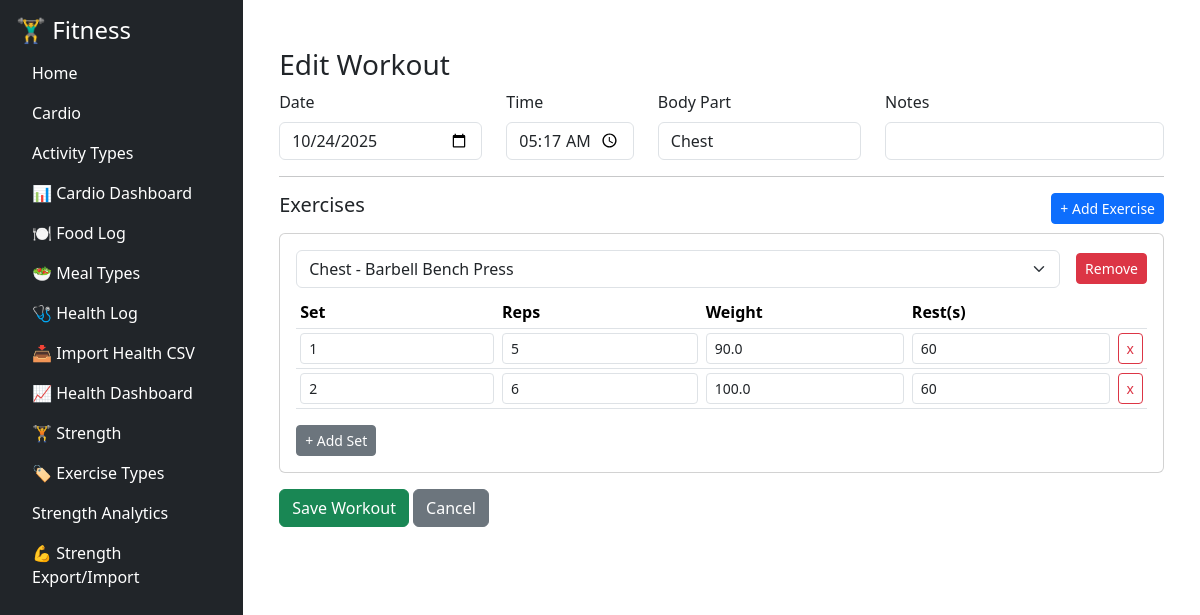
Page /strength/strength/edit/5 on the committed database.
### tables this page shows
CREATE TABLE workouts (
        id INTEGER PRIMARY KEY AUTOINCREMENT,
        date TEXT NOT NULL,
        time TEXT,
        body_part TEXT,
        notes TEXT
    );

CREATE TABLE exercises (
        id INTEGER PRIMARY KEY AUTOINCREMENT,
        workout_id INTEGER NOT NULL,
        exercise_name TEXT NOT NULL,
        FOREIGN KEY (workout_id) REFERENCES workouts(id)
    );

CREATE TABLE exercise_types (
        id INTEGER PRIMARY KEY AUTOINCREMENT,
        name TEXT NOT NULL UNIQUE,
        body_part TEXT
    );

CREATE TABLE sets (
        id INTEGER PRIMARY KEY AUTOINCREMENT,
        exercise_id INTEGER NOT NULL,
        set_number INTEGER,
        reps INTEGER,
        weight REAL,
        rest_seconds INTEGER,
        FOREIGN KEY (exercise_id) REFERENCES exercises(id)
    );

### fitness/strength/routes/strength_routes.py (the view, shortened to what this page needs)
@strength_bp.route('/strength/edit/<int:id>', methods=['GET', 'POST'])
def strength_edit(id):
    conn = get_connection()
    exercise_types = conn.execute("SELECT * FROM exercise_types ORDER BY body_part, name").fetchall()
    workout = conn.execute("SELECT * FROM workouts WHERE id=?", (id,)).fetchone()
    exercises = conn.execute("SELECT * FROM exercises WHERE workout_id=? ORDER BY id", (id,)).fetchall()
    ex_list = []
    for ex in exercises:
        sets = conn.execute("SELECT * FROM sets WHERE exercise_id=? ORDER BY set_number", (ex['id'],)).fetchall()
        ex_list.append({'exercise': ex, 'sets': sets})
    conn.close()
    return render_template('strength_form.html', action="Edit", exercise_types=exercise_types,
                           workout=workout, exercises=ex_list)

### fitness/db/db.py (called while the page is built)
def get_connection():
    conn = sqlite3.connect(DB_PATH)
    conn.row_factory = sqlite3.Row
    return conn

### fitness/strength/templates/strength_form.html (shortened to what this page needs)
{% extends "base.html" %}
{% block content %}
<div class="container mt-4">
  <h3>{{ action }} Workout</h3>
  <form id="workoutForm" method="POST">
    <div class="row mb-3">
      <div class="col-md-3">
        <label class="form-label">Date</label>
        <input type="date" name="date" class="form-control" required
               value="{{ workout['date'] if workout else '' }}">
      </div>
      <div class="col-md-2">
        <label class="form-label">Time</label>
        <input type="time" name="time" class="form-control" value="{{ workout['time'] if workout else '' }}">
      </div>
      <div class="col-md-3">
        <label class="form-label">Body Part</label>
        <input type="text" name="body_part" class="form-control" value="{{ workout['body_part'] if workout else '' }}">
      </div>
      <div class="col-md-4">
        <label class="form-label">Notes</label>
        <input type="text" name="notes" class="form-control" value="{{ workout['notes'] if workout else '' }}">
      </div>
    </div>
    <hr>
    <div class="d-flex justify-content-between align-items-center mb-2">
      <h5>Exercises</h5>
      <button type="button" id="addExerciseBtn" class="btn btn-sm btn-primary">+ Add Exercise</button>
    </div>
    <div id="exercisesContainer">
      {% if exercises %}
        {% for ex in exercises %}
        <div class="exercise card mb-3" data-ex-index="{{ loop.index0 }}">
          <div class="card-body">
            <div class="d-flex mb-2 align-items-center">
              <select class="form-select me-2 ex-name">
                {% for et in exercise_types %}
                <option value="{{ et['name'] }}" {% if ex.exercise['exercise_name']==et['name'] %}selected{% endif %}>
                  {{ et['body_part'] }} - {{ et['name'] }}
                </option>
                {% endfor %}
              </select>
              <button type="button" class="btn btn-danger btn-sm ms-2 removeExercise">Remove</button>
            </div>
            <table class="table table-sm sets-table">
              <thead><tr><th>Set</th><th>Reps</th><th>Weight</th><th>Rest(s)</th><th></th></tr></thead>
              <tbody>
                {% for s in ex.sets %}
                <tr>
                  <td><input class="form-control form-control-sm set-number" value="{{ s['set_number'] }}"></td>
                  <td><input class="form-control form-control-sm reps" value="{{ s['reps'] }}"></td>
                  <td><input class="form-control form-control-sm weight" value="{{ s['weight'] }}"></td>
                  <td><input class="form-control form-control-sm rest" value="{{ s['rest_seconds'] }}"></td>
                  <td><button type="button" class="btn btn-sm btn-outline-danger removeSet">x</button></td>
                </tr>
                {% endfor %}
              </tbody>
            </table>
            <button type="button" class="btn btn-sm btn-secondary addSet">+ Add Set</button>
          </div>
        </div>
        {% endfor %}
      {% endif %}
    </div>
    <div class="mt-3">
      <button type="submit" class="btn btn-success">Save Workout</button>
      <a href="{{ url_for('strength_bp.strength_list') }}" class="btn btn-secondary">Cancel</a>
    </div>
  </form>
</div>
{% endblock %}

### rows in the picture
workouts: date "10/24/2025", time "05:17", body_part "Chest"
exercises: exercise_name.body_part "Chest - Barbell Bench Press"
sets: set_number "1", reps "5", weight "90.0", rest_seconds "60"
sets: set_number "2", reps "6", weight "100.0", rest_seconds "60"

### other values in the picture
{{ action }} "Edit"
